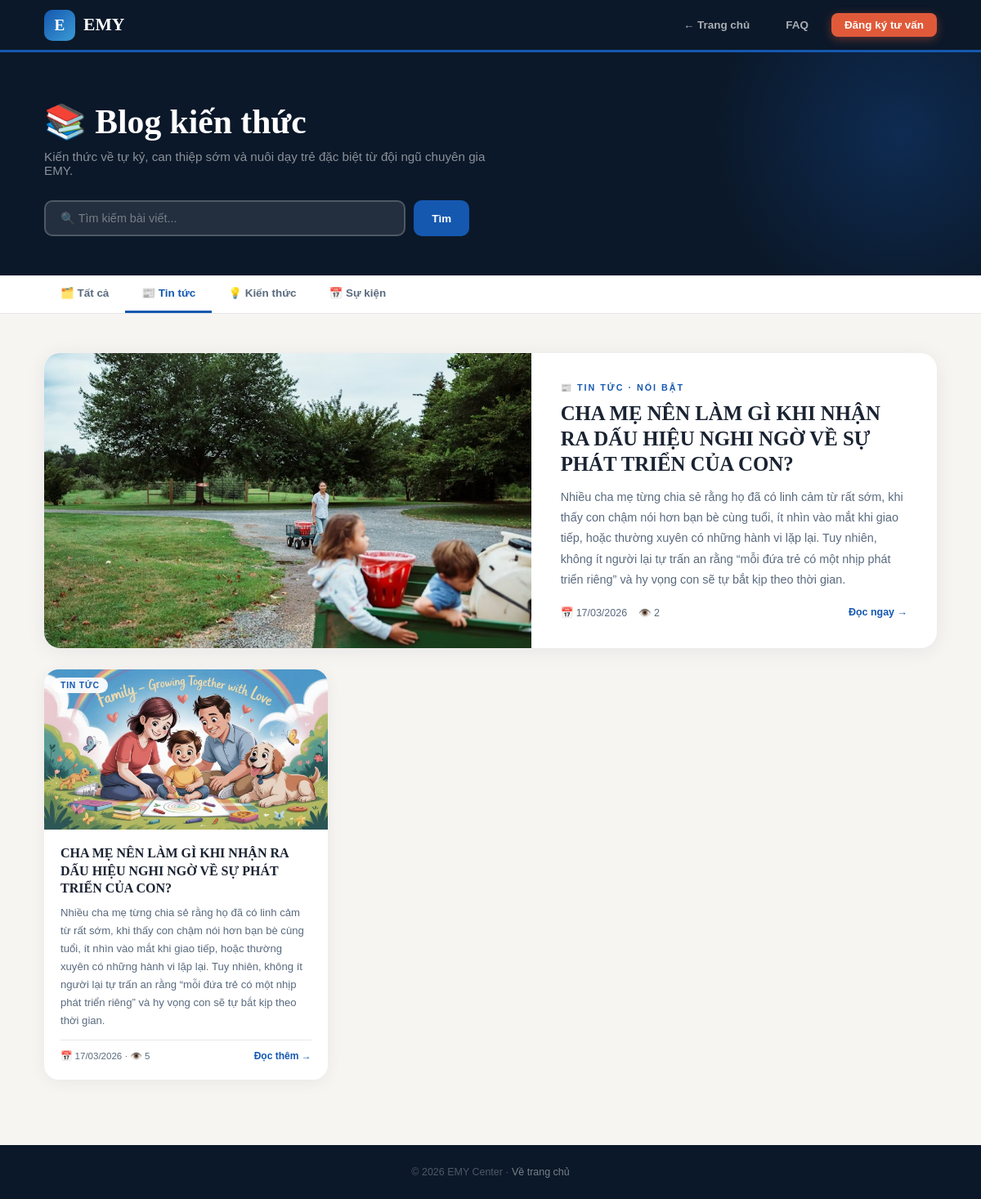
Screenshot of /blog?cat=news with the database file from the repository.
### models.py (models this page shows)
class Post(db.Model):
    __tablename__ = 'posts'
    id            = db.Column(db.Integer, primary_key=True)
    title         = db.Column(db.String(300), nullable=False)
    slug          = db.Column(db.String(300), unique=True)
    content       = db.Column(db.Text, nullable=False)
    summary       = db.Column(db.String(500))
    thumbnail     = db.Column(db.String(300))
    category      = db.Column(db.String(50))
    is_published  = db.Column(db.Boolean, default=False)
    views         = db.Column(db.Integer, default=0)
    created_at    = db.Column(db.DateTime, default=datetime.utcnow)
    updated_at    = db.Column(db.DateTime, default=datetime.utcnow)
    author_id     = db.Column(db.Integer, db.ForeignKey('users.id'))
    author        = db.relationship('User', backref='posts')

### routes.py (the view)
@public_bp.route('/blog')
def blog():
    page     = request.args.get('page', 1, type=int)
    category = request.args.get('cat', '')
    q        = request.args.get('q', '')
    query    = Post.query.filter_by(is_published=True)
    if category: query = query.filter_by(category=category)
    if q:        query = query.filter(Post.title.ilike(f'%{q}%'))
    posts = query.order_by(Post.created_at.desc()).paginate(page=page, per_page=9)
    return render_template('blog.html', posts=posts, category=category, q=q, get_media_type=get_media_type)

### routes.py (called while the page is built)
def get_media_type(path):
    if not path: return None
    if any(x in path for x in ['youtube.com','youtu.be','vimeo.com']): return 'youtube'
    ext = path.rsplit('.',1)[-1].lower() if '.' in path else ''
    if ext in ALLOWED_VID: return 'video'
    if ext in ALLOWED_IMG: return 'image'
    return 'image_url'

### templates/blog.html (shortened to what this page needs)
{% extends 'base.html' %}
{% block body %}
<nav class="snav">
  <div class="wrap">
    <a href="{{ url_for('public.index') }}" class="logo">
      <div class="lbox">E</div><div class="lname">EMY</div>
    </a>
    <div class="nav-r">
      <a href="{{ url_for('public.index') }}">← Trang chủ</a>
      <a href="{{ url_for('public.faq') }}">FAQ</a>
      <a href="{{ url_for('public.register_test') }}" class="cta">Đăng ký tư vấn</a>
    </div>
  </div>
</nav>
<div class="hero">
  <div class="wrap hero-in">
    <h1>📚 Blog kiến thức</h1>
    <p>Kiến thức về tự kỷ, can thiệp sớm và nuôi dạy trẻ đặc biệt từ đội ngũ chuyên gia EMY.</p>
    <form method="GET" class="sform">
      <input type="text" name="q" value="{{ q }}" placeholder="🔍 Tìm kiếm bài viết...">
      <button type="submit">Tìm</button>
    </form>
  </div>
</div>
<div class="catbar">
  <div class="wrap">
    <div class="cats">
      <a href="{{ url_for('public.blog') }}" class="{{ 'on' if not category }}">🗂️ Tất cả</a>
      <a href="{{ url_for('public.blog', cat='news') }}" class="{{ 'on' if category=='news' }}">📰 Tin tức</a>
      <a href="{{ url_for('public.blog', cat='tips') }}" class="{{ 'on' if category=='tips' }}">💡 Kiến thức</a>
      <a href="{{ url_for('public.blog', cat='event') }}" class="{{ 'on' if category=='event' }}">📅 Sự kiện</a>
    </div>
  </div>
</div>
<div class="main">
  <div class="wrap">
    {% if posts.items %}
    <div class="bgrid">
      {% for p in posts.items %}
      {% set mt = get_media_type(p.thumbnail) %}
      {% set bg_map = {'news':'linear-gradient(135deg,#dbeafe,#bfdbfe)','tips':'linear-gradient(135deg,#d1fae5,#a7f3d0)','event':'linear-gradient(135deg,#fef3c7,#fde68a)'} %}
      {% set emoji_map = {'news':'📰','tips':'💡','event':'📅'} %}
      {% if loop.index == 1 and not q %}
      <a href="{{ url_for('public.blog_detail', post_id=p.id) }}" class="feat">
        <div class="feat-img" style="background:{{ bg_map.get(p.category,'linear-gradient(135deg,#dbeafe,#bfdbfe)') }}">
          {% if mt == 'image' %}<img src="{{ url_for('static', filename=p.thumbnail) }}" alt="">
          {% elif mt == 'image_url' %}<img src="{{ p.thumbnail }}" alt="">
          {% elif mt == 'youtube' %}
            {% set yid = p.thumbnail.split('v=')[-1].split('&')[0] if 'v=' in p.thumbnail else p.thumbnail.split('/')[-1] %}
            <img src="https://img.youtube.com/vi/{{ yid }}/mqdefault.jpg" alt="">
            <div class="pbtn">▶</div>
          {% elif mt == 'video' %}🎬<div class="pbtn">▶</div>
          {% else %}{{ emoji_map.get(p.category,'📰') }}{% endif %}
        </div>
        <div class="feat-body">
          <div class="flb">{{ {'news':'📰 Tin tức','tips':'💡 Kiến thức','event':'📅 Sự kiện'}.get(p.category,'Bài viết') }} · Nổi bật</div>
          <h2>{{ p.title }}</h2>
          <p>{{ p.summary or p.content|striptags|truncate(180) }}</p>
          <div class="feat-meta">
            <span>📅 {{ p.created_at.strftime('%d/%m/%Y') }}</span>
            <span>👁️ {{ p.views }}</span>
            <span class="rd">Đọc ngay →</span>
          </div>
        </div>
      </a>
      {% else %}
      <a href="{{ url_for('public.blog_detail', post_id=p.id) }}" class="bc">
        <div class="bc-img" style="background:{{ bg_map.get(p.category,'linear-gradient(135deg,#dbeafe,#bfdbfe)') }}">
          {% if mt == 'image' %}<img src="{{ url_for('static', filename=p.thumbnail) }}" alt="">
          {% elif mt == 'image_url' %}<img src="{{ p.thumbnail }}" alt="">
          {% elif mt == 'youtube' %}
            {% set yid = p.thumbnail.split('v=')[-1].split('&')[0] if 'v=' in p.thumbnail else p.thumbnail.split('/')[-1] %}
            <img src="https://img.youtube.com/vi/{{ yid }}/mqdefault.jpg" alt="">
            <div class="pbtn">▶</div>
          {% elif mt == 'video' %}🎬<div class="pbtn">▶</div>
          {% else %}{{ emoji_map.get(p.category,'📰') }}{% endif %}
          <span class="bcat">{{ {'news':'Tin tức','tips':'Kiến thức','event':'Sự kiện'}.get(p.category,'Bài viết') }}</span>
        </div>
        <div class="bc-body">
          <h3>{{ p.title }}</h3>
          <p>{{ p.summary or p.content|striptags|truncate(100) }}</p>
          <div class="bc-foot">
            <span class="bc-meta">📅 {{ p.created_at.strftime('%d/%m/%Y') }} · 👁️ {{ p.views }}</span>
            <span class="bc-rd">Đọc thêm →</span>
          </div>
        </div>
      </a>
      {% endif %}
      {% endfor %}
    </div>
    {% else %}
    <div class="empty"><div class="ei">📭</div><p>{% if q %}Không tìm thấy bài viết cho "{{ q }}".{% else %}Chưa có bài viết nào.{% endif %}</p></div>
    {% endif %}
  </div>
</div>
<footer>© 2026 EMY Center · <a href="{{ url_for('public.index') }}">Về trang chủ</a></footer>
{% endblock %}

### templates/base.html (style rules this page uses)
:root { --sky:#6DB8F2; --mint:#4ECBA3; --sun:#FFD166; --coral:#FF7F7F; --lav:#B89EE8; --cream:#FFF9F0; --deep:#1A2E4A; --soft:#EAF4FF; --white:#ffffff; --sidebar-w: 240px; }
* { margin:0;padding:0;box-sizing:border-box; }
body { font-family:'Nunito',sans-serif;background:#f4f7fb;color:var(--deep); }

### rows the page displays
Post: thumbnail (picture), category "📰 TIN TỨC", title "CHA MẸ NÊN LÀM GÌ KHI NHẬN RA DẤU HIỆU NGHI NGỜ VỀ SỰ PHÁT TRIỂN CỦA CON?", summary "Nhiều cha mẹ từng chia sẻ rằng họ đã có linh cảm từ rất sớm, khi thấy con chậm nói hơn bạn bè cùng tuổi, ít nhìn vào mắt khi giao tiếp, hoặc thường xuyên có những hành vi lặp lại. Tuy nhiên, không ít người lại tự trấn an rằng “mỗi đứa trẻ có một nhịp phát triển riêng” và hy vọng con sẽ tự bắt kịp theo thời gian.", created_at "17/03/2026", views "2"
Post: thumbnail (picture), category "TIN TỨC", title "CHA MẸ NÊN LÀM GÌ KHI NHẬN RA DẤU HIỆU NGHI NGỜ VỀ SỰ PHÁT TRIỂN CỦA CON?", summary "Nhiều cha mẹ từng chia sẻ rằng họ đã có linh cảm từ rất sớm, khi thấy con chậm nói hơn bạn bè cùng tuổi, ít nhìn vào mắt khi giao tiếp, hoặc thường xuyên có những hành vi lặp lại. Tuy nhiên, không ít người lại tự trấn an rằng “mỗi đứa trẻ có một nhịp phát triển riêng” và hy vọng con sẽ tự bắt kịp theo thời gian.", created_at "17/03/2026", views "5"
